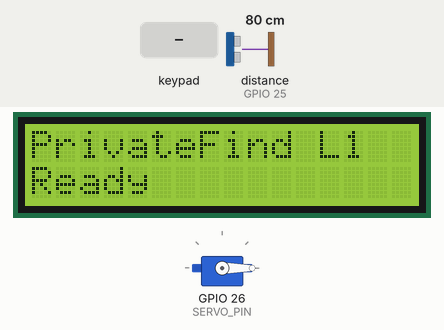
Recording of a sketch running on a simulated ESP32. On the bench: 16×2 character LCD, servo. Wiring (inferred from the names in the program): ultrasonic range finder: trigger GPIO 33; echo GPIO 25. The test bench sets the inputs (shaded band); at power-on: distance to the obstacle (sensor on GPIO 25) 80 cm. The echo pulse lasts 58.3 µs per cm; WiFi joins after 1.5 s; servers stay silent unless stated; uploads are accepted with an empty reply; what the sketch prints to the serial monitor is not drawn.

Above: at 2.7 s.
2.8 s: keypad keys 2 3 2 2 2 1 1 9 pressed 0.4 s apart
At 7.1 s:
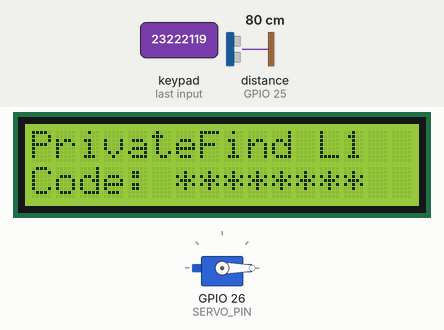
7.5 s: key '*' pressed
At 7.9 s:
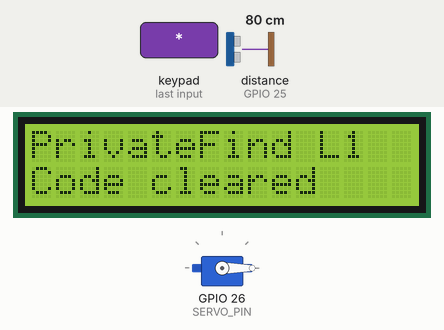
10.5 s: keypad keys 2 3 2 2 2 1 1 9 # pressed 0.4 s apart
At 14.4 s:
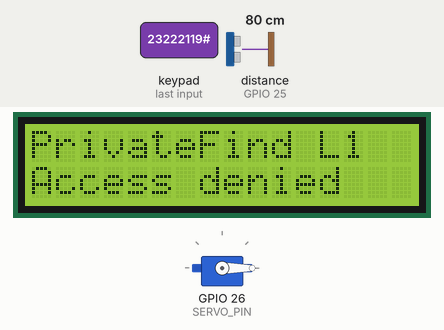
18.6 s: key '1' pressed
At 19.8 s:
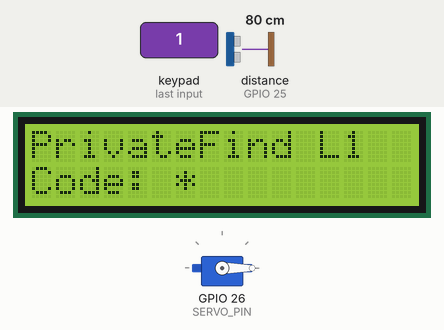
20.1 s: keypad keys 2 3 2 2 2 1 1 9 D pressed 0.4 s apart
At 23.9 s:
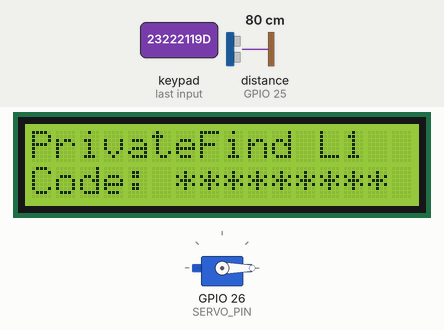
Timing chart, 0 to 25.4 s (numbered marks = the images above; inputs shaded):
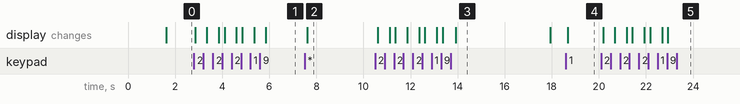

Measured:
- after the input at 2.8 s, the display: first changes after 0.05 s (image 1 shows a later state)
- after the input at 7.5 s, the display: changes after 0.11 s (image 2)
- after the input at 10.5 s, the display: first changes after 0.11 s (image 3 shows a later state)
- after the input at 18.6 s, the display: changes after 0.08 s (image 4)
- after the input at 20.1 s, the display: first changes after 0.08 s (image 5 shows a later state)
- what the display in image 3 shows lasts 4.0 s, from 13.9 s to 17.9 s

The sketch:

sketch_oct1a.ino
```cpp
#include <WiFi.h>
#include <HTTPClient.h>
#include <Wire.h>
#include <LiquidCrystal_I2C.h>
#include <Keypad.h>
#include <ESP32Servo.h>

#include "../secrets.h"

// Current breadboard wiring. Only compartment 1 exists.
const int LCD_SDA_PIN = 27;
const int LCD_SCL_PIN = 14;
const int ULTRASONIC_TRIGGER_PIN = 33;
const int ULTRASONIC_ECHO_PIN = 25;
const int IR_SENSOR_PIN = 34;
const int SERVO_PIN = 26;

const int SERVO_CLOSED_ANGLE = 0;
const int SERVO_OPEN_ANGLE = 90;
const float ITEM_DISTANCE_THRESHOLD_CM = 15.0f;
const unsigned long SENSOR_REFRESH_MS = 250;
const unsigned long WIFI_RETRY_MS = 10000;
const unsigned long STATUS_DISPLAY_MS = 4000;
const byte REQUIRED_STABLE_SAMPLES = 4;

LiquidCrystal_I2C lcd(0x27, 16, 2);
Servo lockerServo;

const byte ROWS = 4;
const byte COLS = 4;
char keys[ROWS][COLS] = {
  {'1', '2', '3', 'A'},
  {'4', '5', '6', 'B'},
  {'7', '8', '9', 'C'},
  {'*', '0', '#', 'D'}
};
byte rowPins[ROWS] = {23, 22, 21, 19};
byte colPins[COLS] = {18, 17, 16, 4};
Keypad keypad = Keypad(makeKeymap(keys), rowPins, colPins, ROWS, COLS);

enum LockerMode { ENTER_CODE, DOOR_OPEN, VERIFYING_STATE };
enum Occupancy { SENSOR_UNKNOWN = -1, EMPTY = 0, OCCUPIED = 1 };

LockerMode lockerMode = ENTER_CODE;
String enteredCode = "";
String activeAction = "";
unsigned long lastSensorRead = 0;
unsigned long lastWifiRetry = 0;
Occupancy candidateState = SENSOR_UNKNOWN;
byte stableSamples = 0;
float lastDistanceCm = -1;
String transientStatus = "";
String persistentStatus = "";
unsigned long transientStatusUntil = 0;
String lastTopLine = "";
String lastBottomLine = "";


void setup() {
  Serial.begin(115200);
  initializeHardware();
  connectWifi();
  showStatus("Ready");
}


void loop() {
  keepWifiConnected();
  refreshSensors();
  handleKeypad();
}


void initializeHardware() {
  Wire.begin(LCD_SDA_PIN, LCD_SCL_PIN);
  lcd.init();
  lcd.backlight();
  lcd.clear();

  pinMode(ULTRASONIC_TRIGGER_PIN, OUTPUT);
  pinMode(ULTRASONIC_ECHO_PIN, INPUT);
  pinMode(IR_SENSOR_PIN, INPUT);
  digitalWrite(ULTRASONIC_TRIGGER_PIN, LOW);

  lockerServo.setPeriodHertz(50);
  lockerServo.attach(SERVO_PIN, 500, 2400);
  lockerServo.write(SERVO_CLOSED_ANGLE);
}


void connectWifi() {
  lcd.setCursor(0, 0);
  lcd.print("WLAN verbindet");
  WiFi.begin(WIFI_SSID, WIFI_PASSWORD);

  unsigned long startedAt = millis();
  while (WiFi.status() != WL_CONNECTED && millis() - startedAt < 10000) {
    delay(250);
    Serial.print('.');
  }

  Serial.println();
  if (WiFi.status() == WL_CONNECTED) {
    Serial.println("WLAN verbunden.");
  } else {
    Serial.println("WLAN Fehler. Neuer Versuch folgt.");
    showStatus("WiFi reconnecting");
  }
}


void keepWifiConnected() {
  if (WiFi.status() == WL_CONNECTED || millis() - lastWifiRetry < WIFI_RETRY_MS) {
    return;
  }

  lastWifiRetry = millis();
  WiFi.disconnect();
  WiFi.begin(WIFI_SSID, WIFI_PASSWORD);
  Serial.println("WLAN-Verbindung wird erneut versucht.");
}


void handleKeypad() {
  char key = keypad.getKey();
  if (!key) {
    return;
  }

  Serial.printf("Taste erkannt: %c\n", key);

  if (lockerMode == DOOR_OPEN) {
    if (key == '#') {
      beginStateVerification();
    }
    return;
  }

  if (lockerMode == VERIFYING_STATE) {
    return;
  }

  if (key >= '0' && key <= '9') {
    if (enteredCode.length() < 12) {
      enteredCode += key;
    }
    return;
  }

  if (key == '*') {
    enteredCode = "";
    showStatus("Code cleared");
    return;
  }

  if (key == '#' && enteredCode.length() > 0) {
    String action = "";
    bool authorized = validateCodeWithBackend(enteredCode, action);
    enteredCode = "";

    if (authorized) {
      openCompartment(action);
    } else {
      showStatus("Access denied");
    }
  }
}


bool validateCodeWithBackend(const String& code, String& action) {
  if (WiFi.status() != WL_CONNECTED) {
    showStatus("WiFi unavailable");
    return false;
  }

  showStatus("Checking code");
  HTTPClient http;
  http.begin(BACKEND_URL);
  http.addHeader("Content-Type", "application/json");
  http.addHeader("X-Device-Key", DEVICE_KEY);

  String body = "{\"device_id\":\"locker_01\",\"code\":\"" + code + "\"}";
  int responseCode = http.POST(body);
  String response = responseCode > 0 ? http.getString() : "";
  http.end();

  Serial.printf("Code-API: HTTP %d\n", responseCode);
  Serial.println(response);

  if (responseCode != HTTP_CODE_OK ||
      response.indexOf("\"authorized\":true") < 0 ||
      response.indexOf("\"compartment\":1") < 0) {
    return false;
  }

  if (response.indexOf("\"action\":\"deposit\"") >= 0) {
    action = "deposit";
    return true;
  }
  if (response.indexOf("\"action\":\"pickup\"") >= 0) {
    action = "pickup";
    return true;
  }
  return false;
}


void openCompartment(const String& action) {
  activeAction = action;
  lockerServo.write(SERVO_OPEN_ANGLE);
  lockerMode = DOOR_OPEN;

  if (action == "deposit") {
    showPersistentStatus("Put item in + #");
  } else {
    showPersistentStatus("Remove item + #");
  }
  Serial.println("Fach 1 offen. Nach dem Schliessen # druecken.");
}


// The user closes the physical door, then presses #. Only then do we report state.
void beginStateVerification() {
  lockerMode = VERIFYING_STATE;
  candidateState = SENSOR_UNKNOWN;
  stableSamples = 0;
  showPersistentStatus("Checking sensors");
  Serial.println("Pruefe beide Sensoren vor dem Schliessen.");
}


void refreshSensors() {
  if (millis() - lastSensorRead < SENSOR_REFRESH_MS) {
    return;
  }
  lastSensorRead = millis();

  lastDistanceCm = readDistanceCm();
  renderDisplay();

  if (lockerMode == VERIFYING_STATE) {
    verifyAndReportState(lastDistanceCm);
  }
}


float readDistanceCm() {
  digitalWrite(ULTRASONIC_TRIGGER_PIN, LOW);
  delayMicroseconds(2);
  digitalWrite(ULTRASONIC_TRIGGER_PIN, HIGH);
  delayMicroseconds(10);
  digitalWrite(ULTRASONIC_TRIGGER_PIN, LOW);

  unsigned long duration = pulseIn(ULTRASONIC_ECHO_PIN, HIGH, 30000);
  return duration == 0 ? -1 : duration * 0.0343f / 2.0f;
}


void renderDisplay() {
  String topLine = "PrivateFind L1";

  String bottomLine = "Enter code + #";
  if (persistentStatus.length() > 0) {
    bottomLine = persistentStatus;
  } else if (lockerMode == ENTER_CODE && enteredCode.length() > 0) {
    bottomLine = "Code: " + maskedCode();
  } else if (millis() < transientStatusUntil) {
    bottomLine = transientStatus;
  }

  writeDisplayLine(0, topLine, lastTopLine);
  writeDisplayLine(1, bottomLine, lastBottomLine);
}


// Writing only changed text prevents visible LCD flicker.
void writeDisplayLine(byte row, String text, String& previousText) {
  text = text.substring(0, 16);
  while (text.length() < 16) {
    text += ' ';
  }

  if (text == previousText) {
    return;
  }

  lcd.setCursor(0, row);
  lcd.print(text);
  previousText = text;
}


// A state is trusted only if IR and ultrasound agree for four readings.
void verifyAndReportState(float distance) {
  Occupancy observation = readConfirmedOccupancy(distance);
  if (observation == SENSOR_UNKNOWN) {
    candidateState = SENSOR_UNKNOWN;
    stableSamples = 0;
    showPersistentStatus("Check sensors");
    return;
  }

  if (observation != candidateState) {
    candidateState = observation;
    stableSamples = 1;
  } else {
    stableSamples++;
  }

  if (stableSamples < REQUIRED_STABLE_SAMPLES) {
    showPersistentStatus("Confirming state");
    return;
  }

  bool occupied = candidateState == OCCUPIED;
  if (reportCompartmentState(occupied)) {
    lockerServo.write(SERVO_CLOSED_ANGLE);
    lockerMode = ENTER_CODE;
    activeAction = "";
    clearPersistentStatus();
    showStatus(occupied ? "Item stored" : "Locker empty");
    Serial.println("Status gesendet. Fach 1 geschlossen.");
  } else {
    showPersistentStatus("Backend error");
  }
}


Occupancy readConfirmedOccupancy(float distance) {
  if (distance < 0) {
    return SENSOR_UNKNOWN;
  }

  // Most IR obstacle modules return LOW when they detect an object.
  bool irSeesItem = digitalRead(IR_SENSOR_PIN) == LOW;
  bool ultrasonicSeesItem = distance <= ITEM_DISTANCE_THRESHOLD_CM;

  if (irSeesItem != ultrasonicSeesItem) {
    Serial.println("Sensoren sind nicht einig.");
    return SENSOR_UNKNOWN;
  }
  return irSeesItem ? OCCUPIED : EMPTY;
}


bool reportCompartmentState(bool occupied) {
  if (WiFi.status() != WL_CONNECTED) {
    return false;
  }

  HTTPClient http;
  http.begin(BACKEND_STATE_URL);
  http.addHeader("Content-Type", "application/json");
  http.addHeader("X-Device-Key", DEVICE_KEY);

  String body = "{\"device_id\":\"locker_01\",\"occupied\":";
  body += occupied ? "true}" : "false}";
  int responseCode = http.POST(body);
  String response = responseCode > 0 ? http.getString() : "";
  http.end();

  Serial.printf("Status-API: HTTP %d\n", responseCode);
  Serial.println(response);
  return responseCode == HTTP_CODE_OK;
}


void showStatus(const String& message) {
  transientStatus = message;
  transientStatusUntil = millis() + STATUS_DISPLAY_MS;
}


void showPersistentStatus(const String& message) {
  persistentStatus = message;
}


void clearPersistentStatus() {
  persistentStatus = "";
}


String maskedCode() {
  String mask = "";
  for (unsigned int i = 0; i < enteredCode.length(); i++) {
    mask += '*';
  }
  return mask;
}
```
